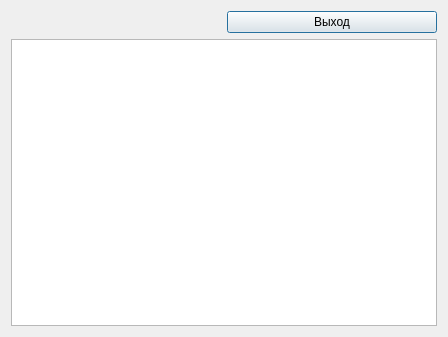
<?xml version="1.0" encoding="UTF-8"?>
<ui version="4.0">
 <class>GuestClass</class>
 <widget class="QDialog" name="GuestClass">
  <property name="geometry">
   <rect>
    <x>0</x>
    <y>0</y>
    <width>448</width>
    <height>337</height>
   </rect>
  </property>
  <property name="windowTitle">
   <string>Dialog</string>
  </property>
  <layout class="QGridLayout" name="gridLayout">
   <item row="1" column="0" colspan="2">
    <widget class="QTableView" name="tableView"/>
   </item>
   <item row="0" column="1">
    <widget class="QPushButton" name="exitButton">
     <property name="text">
      <string>Выход</string>
     </property>
    </widget>
   </item>
  </layout>
 </widget>
 <resources/>
 <connections/>
</ui>
